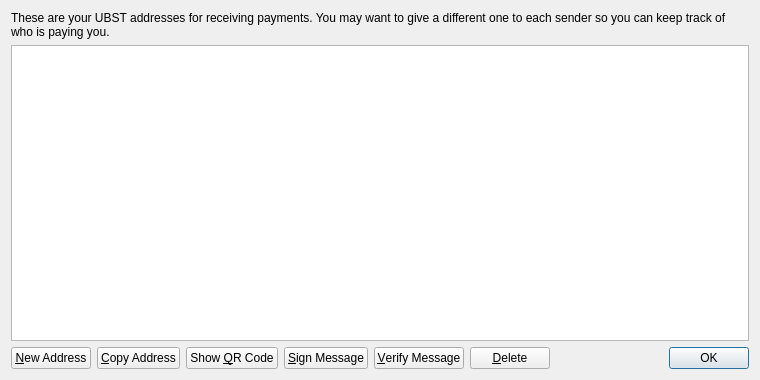
<?xml version="1.0" encoding="UTF-8"?>
<ui version="4.0">
 <class>AddressBookPage</class>
 <widget class="QWidget" name="AddressBookPage">
  <property name="geometry">
   <rect>
    <x>0</x>
    <y>0</y>
    <width>760</width>
    <height>380</height>
   </rect>
  </property>
  <property name="windowTitle">
   <string>Address Book</string>
  </property>
  <layout class="QVBoxLayout" name="verticalLayout">
   <item>
    <widget class="QLabel" name="labelExplanation">
     <property name="text">
      <string>These are your UBST addresses for receiving payments. You may want to give a different one to each sender so you can keep track of who is paying you.</string>
     </property>
     <property name="textFormat">
      <enum>Qt::PlainText</enum>
     </property>
     <property name="wordWrap">
      <bool>true</bool>
     </property>
    </widget>
   </item>
   <item>
    <widget class="QTableView" name="tableView">
     <property name="contextMenuPolicy">
      <enum>Qt::CustomContextMenu</enum>
     </property>
     <property name="toolTip">
      <string>Double-click to edit address or label</string>
     </property>
     <property name="tabKeyNavigation">
      <bool>false</bool>
     </property>
     <property name="alternatingRowColors">
      <bool>true</bool>
     </property>
     <property name="selectionMode">
      <enum>QAbstractItemView::SingleSelection</enum>
     </property>
     <property name="selectionBehavior">
      <enum>QAbstractItemView::SelectRows</enum>
     </property>
     <property name="sortingEnabled">
      <bool>true</bool>
     </property>
     <attribute name="verticalHeaderVisible">
      <bool>false</bool>
     </attribute>
    </widget>
   </item>
   <item>
    <layout class="QHBoxLayout" name="horizontalLayout">
     <item>
      <widget class="QPushButton" name="newAddressButton">
       <property name="toolTip">
        <string>Create a new address</string>
       </property>
       <property name="text">
        <string>&amp;New Address</string>
       </property>
       <property name="icon">
        <iconset resource="../bitcoin.qrc">
         <normaloff>:/icons/add</normaloff>:/icons/add</iconset>
       </property>
      </widget>
     </item>
     <item>
      <widget class="QPushButton" name="copyToClipboard">
       <property name="toolTip">
        <string>Copy the currently selected address to the system clipboard</string>
       </property>
       <property name="text">
        <string>&amp;Copy Address</string>
       </property>
       <property name="icon">
        <iconset resource="../bitcoin.qrc">
         <normaloff>:/icons/editcopy</normaloff>:/icons/editcopy</iconset>
       </property>
      </widget>
     </item>
     <item>
      <widget class="QPushButton" name="showQRCode">
       <property name="text">
        <string>Show &amp;QR Code</string>
       </property>
       <property name="icon">
        <iconset resource="../bitcoin.qrc">
         <normaloff>:/icons/qrcode</normaloff>:/icons/qrcode</iconset>
       </property>
      </widget>
     </item>
     <item>
      <widget class="QPushButton" name="signMessage">
       <property name="toolTip">
        <string>Sign a message to prove you own a Bitcoin address</string>
       </property>
       <property name="text">
        <string>&amp;Sign Message</string>
       </property>
       <property name="icon">
        <iconset resource="../bitcoin.qrc">
         <normaloff>:/icons/edit</normaloff>:/icons/edit</iconset>
       </property>
      </widget>
     </item>
     <item>
      <widget class="QPushButton" name="verifyMessage">
       <property name="toolTip">
        <string>Verify a message to ensure it was signed with a specified Bitcoin address</string>
       </property>
       <property name="text">
        <string>&amp;Verify Message</string>
       </property>
       <property name="icon">
        <iconset resource="../bitcoin.qrc">
         <normaloff>:/icons/transaction_0</normaloff>:/icons/transaction_0</iconset>
       </property>
      </widget>
     </item>
     <item>
      <widget class="QPushButton" name="deleteButton">
       <property name="toolTip">
        <string>Delete the currently selected address from the list. Only sending addresses can be deleted.</string>
       </property>
       <property name="text">
        <string>&amp;Delete</string>
       </property>
       <property name="icon">
        <iconset resource="../bitcoin.qrc">
         <normaloff>:/icons/remove</normaloff>:/icons/remove</iconset>
       </property>
      </widget>
     </item>
     <item>
      <spacer name="horizontalSpacer">
       <property name="orientation">
        <enum>Qt::Horizontal</enum>
       </property>
       <property name="sizeHint" stdset="0">
        <size>
         <width>40</width>
         <height>20</height>
        </size>
       </property>
      </spacer>
     </item>
     <item>
      <widget class="QDialogButtonBox" name="buttonBox">
       <property name="sizePolicy">
        <sizepolicy hsizetype="Maximum" vsizetype="Fixed">
         <horstretch>0</horstretch>
         <verstretch>0</verstretch>
        </sizepolicy>
       </property>
       <property name="standardButtons">
        <set>QDialogButtonBox::Ok</set>
       </property>
      </widget>
     </item>
    </layout>
   </item>
  </layout>
 </widget>
 <resources>
  <include location="../bitcoin.qrc"/>
 </resources>
 <connections/>
</ui>
